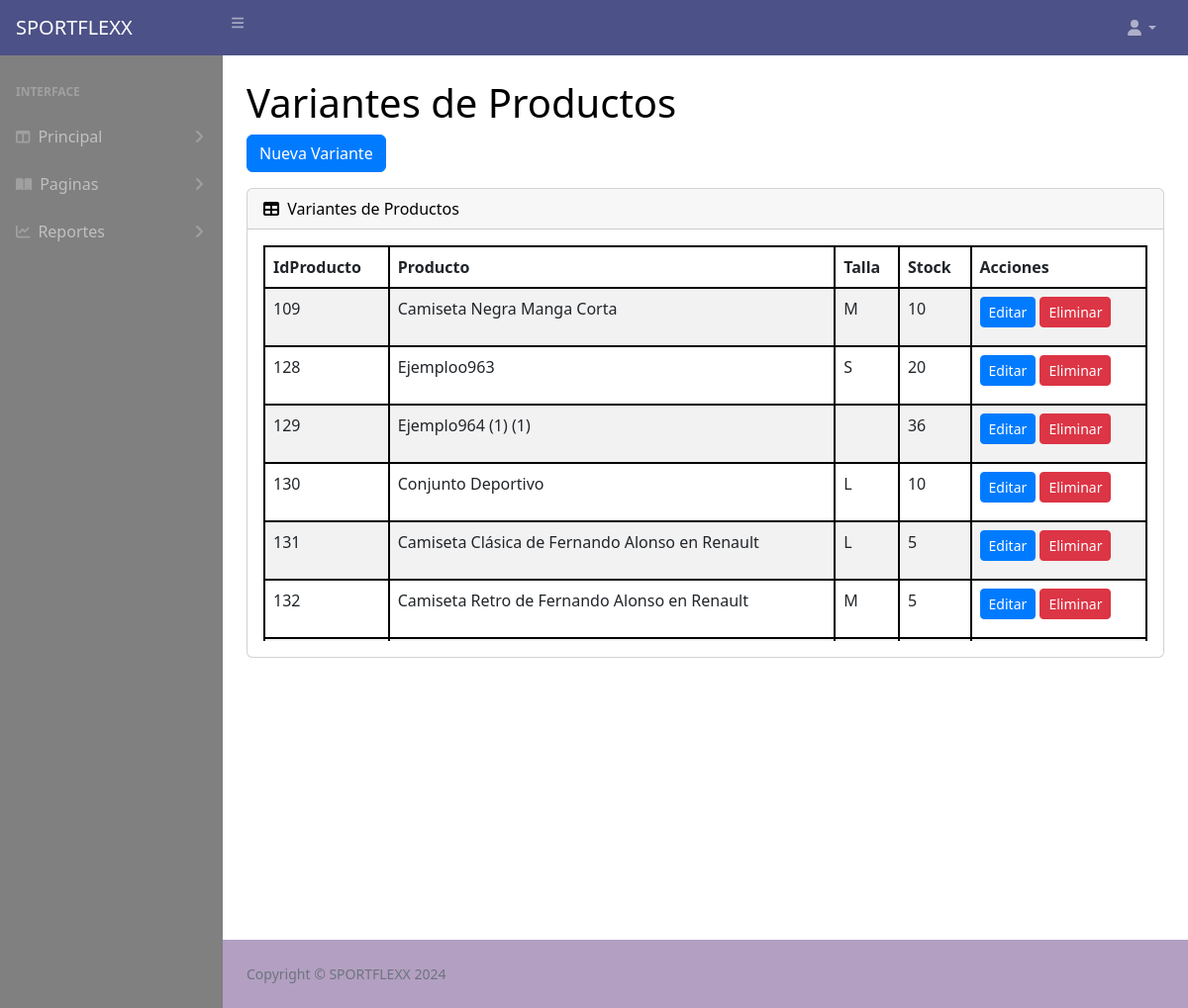
The page /Admin/PHP/Menus/Productos_variantes.php on the database as committed earlier.
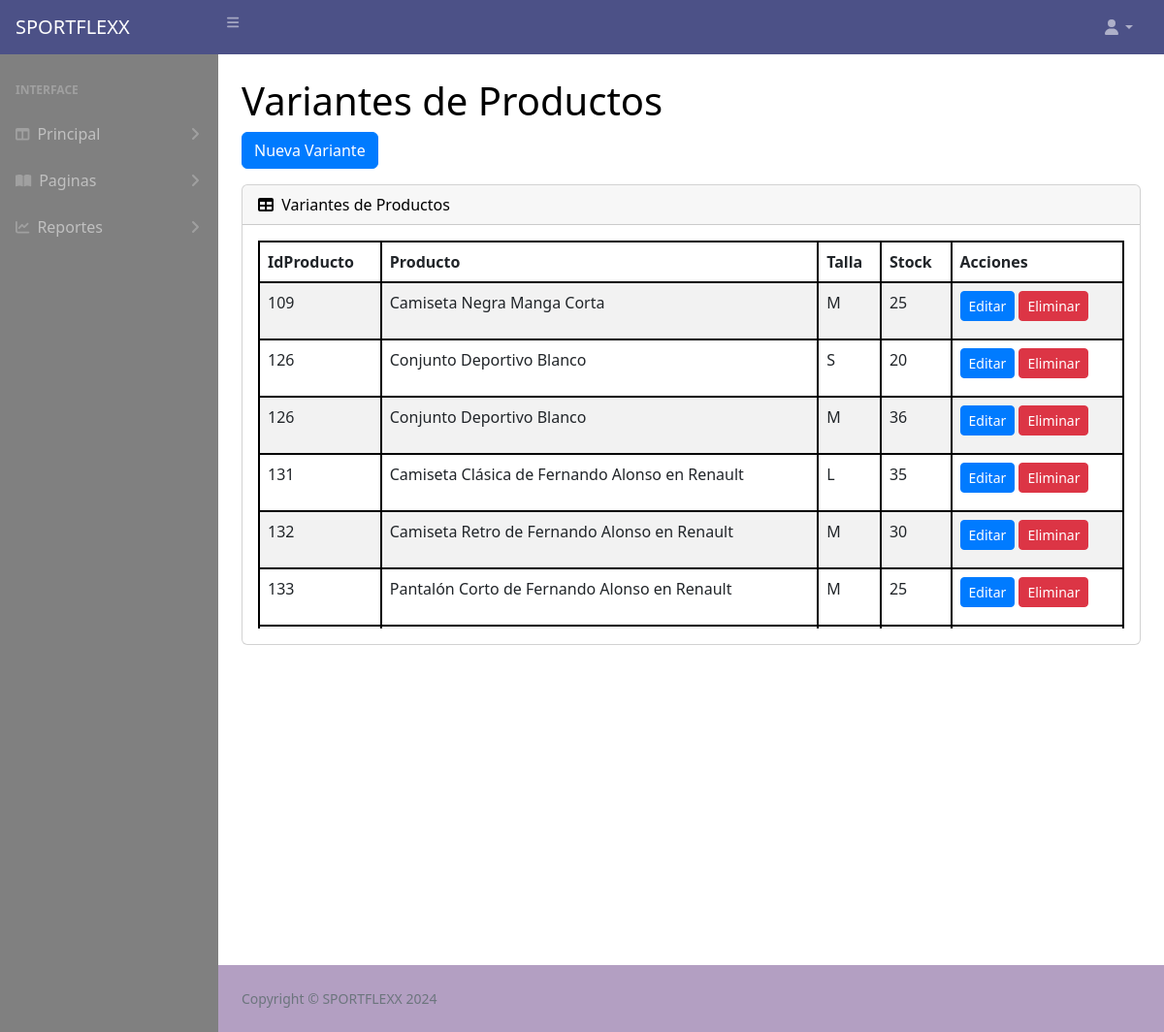
The same page on the database as committed later.
### tables this page shows
CREATE TABLE `producto_variantes` (
  `IdVariante` int(11) NOT NULL,
  `IdProducto` int(11) NOT NULL,
  `Talla` varchar(10) DEFAULT NULL,
  `Color` varchar(50) DEFAULT NULL,
  `Stock` int(11) DEFAULT NULL
);

CREATE TABLE `producto` (
  `IdProducto` int(11) NOT NULL,
  `Nombre` varchar(100) NOT NULL,
  `Descripcion` varchar(250) NOT NULL,
  `IdCategoria` int(11) NOT NULL,
  `PrecioUnitario` decimal(10,2) NOT NULL,
  `FechaRegistro` date NOT NULL DEFAULT curdate(),
  `ImagenProducto` varchar(150) DEFAULT NULL
);

### Admin/PHP/coneccion/conector.php (called while the page is built, shortened)
<?php
class Conectar {
    private $server = "localhost";
    private $login = "root";
    private $pass = "";
    private $bdatos = "sportflexx";
    private $conexion;
    function __construct() {
        $this->conexion = new mysqli($this->server, $this->login, $this->pass, $this->bdatos);
        $this->conexion->set_charset("utf8mb4");
    }
    function getConexion() {
        return $this->conexion;
    }
}
?>

### Admin/PHP/Menus/Productos_variantes.php (the view, shortened to what this page needs)
<?php
require_once(__DIR__ . "/../coneccion/conector.php");
$obj = new Conectar();
$sql = "SELECT p.IdProducto, p.Nombre, v.IdVariante, v.Talla, v.Stock
        FROM producto p
        JOIN producto_variantes v ON p.IdProducto = v.IdProducto";
$rsVariante = mysqli_query($obj->getConexion(), $sql);
?>
<!DOCTYPE html>
<html lang="en">
<head>
    <link href="https://cdn.jsdelivr.net/npm/simple-datatables@7.1.2/dist/style.min.css" rel="stylesheet" />
    <link href="../estilos/stylesAdmin.css" rel="stylesheet" />
    <link href="https://cdn.jsdelivr.net/npm/bootstrap@5.2.3/dist/css/bootstrap.min.css" rel="stylesheet" />
</head>
<?php
include_once "navbar_admin.php";
?>
<div id="layoutSidenav_content">
    <main>
        <div class="container-fluid px-4" style="padding-bottom: 55px">
            <h1 class="mt-4">Variantes de Productos</h1>
            <button class="btn btn-primary mb-3" data-bs-toggle="modal" data-bs-target="#modalVariante"
                onclick="clearForm()">Nueva Variante</button>
            <div class="card mb-4">
                <div class="card-header">
                    <i class="fas fa-table me-1"></i>
                    Variantes de Productos
                </div>
                <div class="card-body">
                    <div class="table-responsive">
                        <table id="datatablesSimple" class="table table-striped table-bordered">
                            <thead>
                                <tr>
                                    <th>IdProducto</th>
                                    <th>Producto</th>
                                    <th>Talla</th>
                                    <th>Stock</th>
                                    <th>Acciones</th>
                                </tr>
                            </thead>
                            <tbody>
                                <?php while ($registro = mysqli_fetch_array($rsVariante)) { ?>
                                <tr>
                                    <td><?php echo $registro["IdProducto"]; ?></td>
                                    <td><?php echo $registro["Nombre"]; ?></td>
                                    <td><?php echo $registro["Talla"]; ?></td>
                                    <td><?php echo $registro["Stock"]; ?></td>
                                    <td>
                                        <button class="btn btn-primary btn-sm edit-btn"
                                            data-id="<?php echo $registro['IdVariante']; ?>" data-bs-toggle="modal"
                                            data-bs-target="#modalVariante">Editar</button>
                                        <form method="POST" action="EliminarVariante.php" style="display:inline;"
                                            class="delete-form">
                                            <button type="submit" class="btn btn-danger btn-sm delete-btn">Eliminar</button>
                                        </form>
                                    </td>
                                </tr>
                                <?php } ?>
                            </tbody>
                        </table>
                    </div>
                </div>
            </div>
        </div>
    </main>
<?php
include_once "footer_Admin.php";
?>
</div>
</body>
</html>

Rows that differ between the two databases and show on the page:
removed producto_variantes: IdProducto.IdProducto "130", IdProducto.Nombre "Conjunto Deportivo", Talla "L", Stock "10"
changed producto_variantes "Camiseta Negra Manga Corta": Stock "10" → "25"
changed producto_variantes (number 2 of 6 on the later page): IdProducto.IdProducto "128" → "126"; IdProducto.Nombre "Ejemploo963" → "Conjunto Deportivo Blanco"
changed producto_variantes (number 3 of 6 on the later page): IdProducto.IdProducto "129" → "126"; IdProducto.Nombre "Ejemplo964 (1) (1)" → "Conjunto Deportivo Blanco"; Talla (not shown) → "M"
changed producto_variantes "Camiseta Clásica de Fernando Alonso en Renault": Stock "5" → "35"
changed producto_variantes "Camiseta Retro de Fernando Alonso en Renault": Stock "5" → "30"
now on this page (row edited): producto_variantes: IdProducto.IdProducto "133", IdProducto.Nombre "Pantalón Corto de Fernando Alonso en Renault", Talla "M", Stock "25"
